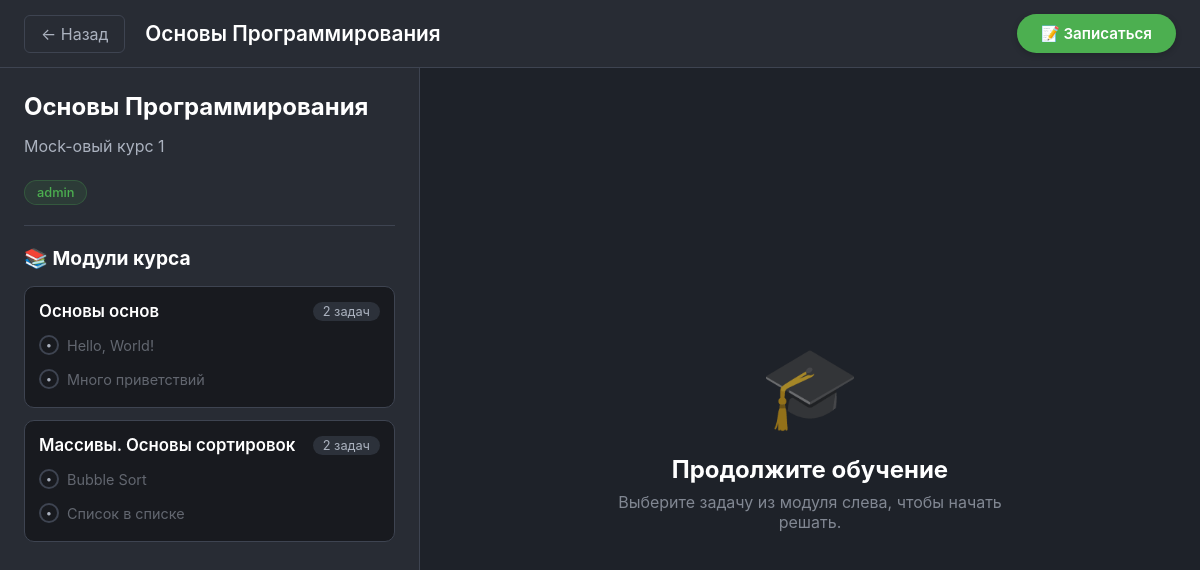
The app's page /course/1/ with its own data.
### course/models.py (models this page shows, shortened)
class Course(models.Model):
    title = models.CharField(max_length=200, verbose_name="Название курса")
    description = models.TextField(verbose_name="Описание курса")
    author = models.ForeignKey(
        settings.AUTH_USER_MODEL,
        on_delete=models.CASCADE,
        related_name='authored_courses',
        verbose_name="Автор"
    )
    created_at = models.DateTimeField(auto_now_add=True, verbose_name="Дата создания")
    class Meta:
        verbose_name = "Курс"
        verbose_name_plural = "Курсы"
        ordering = ['-created_at']

class CourseModule(models.Model):
    course = models.ForeignKey(
        Course,
        on_delete=models.CASCADE,
        related_name='modules',
        verbose_name="Курс"
    )
    title = models.CharField(max_length=200, verbose_name="Название модуля")
    order_index = models.PositiveIntegerField(default=0, verbose_name="Порядок отображения")
    class Meta:
        verbose_name = "Модуль курса"
        verbose_name_plural = "Модули курсов"
        ordering = ['order_index']

class CourseTask(models.Model):
    module = models.ForeignKey(
        CourseModule,
        on_delete=models.CASCADE,
        related_name='tasks',
        verbose_name="Модуль"
    )
    task = models.ForeignKey(
        'task.Task',
        on_delete=models.CASCADE,
        verbose_name="Задача из банка"
    )
    order_index = models.PositiveIntegerField(default=0, verbose_name="Порядок задачи в модуле")
    class Meta:
        verbose_name = "Задача курса"
        verbose_name_plural = "Задачи курсов"
        ordering = ['order_index']

### users/models.py (models this page shows, shortened)
class User(AbstractUser):
    level = models.IntegerField(default=1, verbose_name='Уровень')
    experience_points = models.IntegerField(default=0, verbose_name='Очки опыта')
    created_at = models.DateTimeField(auto_now_add=True, verbose_name='Дата регистрации')
    groups = models.ManyToManyField(
        'auth.Group',
        related_name='custom_user_set',
        blank=True,
        help_text='Группы, к которым принадлежит пользователь.',
        verbose_name='Группы'
    )
    user_permissions = models.ManyToManyField(
        'auth.Permission',
        related_name='custom_user_permissions_set',
        blank=True,
        help_text='Права пользователя.',
        verbose_name='Права'
    )
    class Meta:
        verbose_name = 'Пользователь'
        verbose_name_plural = 'Пользователи'
        db_table = 'users'

### task/models.py (models this page shows, shortened)
class Task(models.Model):
    title = models.CharField(max_length=200, verbose_name="Название")
    description = models.TextField(verbose_name="Описание")
    difficulty = models.ForeignKey(
        Difficulty,
        on_delete=models.PROTECT,
        verbose_name="Сложность"
    )
    categories = models.ManyToManyField(
        Category,
        related_name='tasks',
        verbose_name="Категории"
    )
    language = models.ForeignKey(
        ProgrammingLanguage,
        on_delete=models.PROTECT,
        verbose_name="Целевой язык"
    )
    starter_code = models.TextField(blank=True, null=True, verbose_name="Начальный код")
    solution_code = models.TextField(blank=True, null=True, verbose_name="Эталонное решение")
    time_limit_ms = models.IntegerField(default=1000, verbose_name="Лимит времени (мс)")
    memory_limit_kb = models.IntegerField(default=256000, verbose_name="Лимит памяти (КБ)")
    author = models.ForeignKey(
        settings.AUTH_USER_MODEL,
        on_delete=models.SET_NULL,
        null=True,
        related_name='created_tasks',
        verbose_name="Автор"
    )
    is_active = models.BooleanField(default=True, verbose_name="Активна")
    created_at = models.DateTimeField(auto_now_add=True, verbose_name="Дата создания")
    class Meta:
        verbose_name = "Задача"
        verbose_name_plural = "Задачи"
        ordering = ['-created_at']

### course/views.py (the view, shortened to what this page needs)
# urls.py: path('<int:pk>/', views.course_detail, name='detail'),
def course_detail(request, pk):
    course = get_object_or_404(Course, pk=pk)
    modules = course.modules.all().prefetch_related('tasks__task')
    is_enrolled = False
    solved_task_ids = []
    context = {
        'course': course,
        'modules': modules,
        'is_enrolled': is_enrolled,
        'solved_task_ids': list(solved_task_ids),
    }
    return render(request, 'course/course_detail.html', context)

### course/templates/course/course_detail.html (shortened to what this page needs)
{% load static %}
<html lang="ru">
<head>
</head>
<body>
<div class="top-bar">
    <a href="javascript:history.back()" class="back-btn">← Назад</a>
    <span class="course-title-header">{{ course.title }}</span>
    <div class="top-bar-actions">
        {% if user.is_authenticated %}
            {% if not is_enrolled %}
                <button class="btn-enroll" onclick="enrollCourse({{ course.id }})">📝 Записаться</button>
            {% else %}
                <span style="color: var(--accent); font-size: 0.9rem;">✅ Вы записаны</span>
            {% endif %}
        {% else %}
            <a href="{% url 'users:login' %}?next={{ request.path }}" class="btn-enroll" style="text-decoration: none;">📝 Записаться</a>
        {% endif %}
    </div>
</div>
<div class="main-layout">
    <div class="course-sidebar">
        <h2>{{ course.title }}</h2>
        <p class="course-desc">{{ course.description|linebreaksbr }}</p>
        <div class="course-meta">
            <span class="tag">{{ course.author.username }}</span>
        </div>
        <hr class="divider">
        <div class="modules-section">
            <h3>📚 Модули курса</h3>
            {% for module in modules %}
            <div class="module-item">
                <div class="module-header">
                    <span class="module-title">{{ module.title }}</span>
                    <span class="module-task-count">{{ module.tasks.count }} задач</span>
                </div>
                <ul class="module-tasks">
                    {% for ct in module.tasks.all %}
                    <li>
                        {% if ct.task.id in solved_task_ids %}
                            <span class="task-check done">✓</span>
                        {% else %}
                            <span class="task-check">•</span>
                        {% endif %}
                        {% if is_enrolled %}
                            <a href="{% url 'task:detail' pk=ct.task.pk %}" class="task-link">
                                {{ ct.task.title }}
                            </a>
                        {% else %}
                            <span class="task-link" style="opacity: 0.5; cursor: not-allowed;"
                                  title="Запишитесь на курс чтобы открыть задачу">
                                {{ ct.task.title }}
                            </span>
                        {% endif %}
                    </li>
                    {% empty %}
                    <li style="opacity: 0.5;">Нет задач</li>
                    {% endfor %}
                </ul>
            </div>
            {% empty %}
            <p>Модули пока не добавлены.</p>
            {% endfor %}
        </div>
    </div>
    <div class="course-content">
        <div class="big-icon">🎓</div>
        <h3>Продолжите обучение</h3>
        <p>Выберите задачу из модуля слева, чтобы начать решать.</p>
    </div>
</div>
</body>
</html>

### course/templates/course/course_detail.html (style rules this page uses)
:root { --bg-main: #181a1f; --bg-panel: #282c34; --text-main: #abb2bf; --text-heading: #ffffff; --accent: #4caf50; --border-color: #3e4451; --hover-bg: #2c313a; --warning: #e5c07b; }
* { box-sizing: border-box; margin: 0; padding: 0; }
body { font-family: -apple-system, BlinkMacSystemFont, "Segoe UI", Roboto, Helvetica, Arial, sans-serif; background-color: var(--bg-main); color: var(--text-main); height: 100vh; display: flex; flex-direction: column; }
.top-bar { background-color: var(--bg-panel); border-bottom: 1px solid var(--border-color); padding: 14px 24px; display: flex; align-items: center; gap: 20px; flex-shrink: 0; }
.back-btn { background: none; border: 1px solid var(--border-color); color: var(--text-main); padding: 8px 16px; border-radius: 6px; cursor: pointer; font-size: 1rem; transition: border-color 0.2s, color 0.2s; text-decoration: none; display: flex; align-items: center; gap: 8px; }
.course-title-header { font-size: 1.3rem; font-weight: 600; color: var(--text-heading); }
.top-bar-actions { margin-left: auto; display: flex; gap: 12px; }
.btn-enroll { background-color: var(--accent); color: #fff; border: none; padding: 10px 24px; border-radius: 40px; cursor: pointer; font-weight: 600; font-size: 0.95rem; transition: opacity 0.2s; box-shadow: 0 2px 6px rgba(0, 0, 0, 0.2); }
.main-layout { display: flex; flex: 1; min-height: 0; }
.course-sidebar { width: 35%; background-color: var(--bg-panel); border-right: 1px solid var(--border-color); padding: 24px; overflow-y: auto; }
.course-sidebar h2 { color: var(--text-heading); font-size: 1.5rem; margin-bottom: 12px; }
.course-sidebar .course-desc { line-height: 1.7; font-size: 1rem; margin-bottom: 20px; }
.course-meta { display: flex; gap: 8px; flex-wrap: wrap; margin-bottom: 20px; }
.tag { background-color: rgba(76, 175, 80, 0.12); color: var(--accent); padding: 4px 12px; border-radius: 20px; font-size: 0.8rem; font-weight: 500; border: 1px solid rgba(76, 175, 80, 0.25); }
.divider { border: none; border-top: 1px solid var(--border-color); margin: 20px 0; }
.modules-section h3 { color: var(--text-heading); margin-bottom: 16px; font-size: 1.2rem; }
.module-item { background-color: var(--bg-main); border: 1px solid var(--border-color); border-radius: 10px; padding: 14px; margin-bottom: 12px; transition: border-color 0.2s; }
.module-header { display: flex; justify-content: space-between; align-items: center; margin-bottom: 10px; }
.module-title { font-weight: 600; color: var(--text-heading); font-size: 1.05rem; }
.module-task-count { background-color: var(--hover-bg); padding: 2px 10px; border-radius: 20px; font-size: 0.8rem; color: var(--text-main); }
.module-tasks { list-style: none; display: flex; flex-direction: column; gap: 6px; }
.module-tasks li { display: flex; align-items: center; gap: 8px; font-size: 0.9rem; padding: 4px 0; }
.task-check { width: 20px; height: 20px; border-radius: 50%; border: 2px solid var(--border-color); flex-shrink: 0; display: flex; align-items: center; justify-content: center; font-size: 0.7rem; }
.task-link { color: var(--text-main); text-decoration: none; transition: color 0.2s; }
.course-content { flex: 1; display: flex; flex-direction: column; align-items: center; justify-content: center; background-color: #1e2229; padding: 40px; text-align: center; }
.course-content .big-icon { font-size: 5rem; margin-bottom: 20px; opacity: 0.6; }
.course-content h3 { color: var(--text-heading); font-size: 1.5rem; margin-bottom: 8px; }
.course-content p { color: var(--text-main); opacity: 0.7; max-width: 400px; }

### records on screen
Course: title "Основы Программирования", description "Mock-овый курс 1", author.username "admin"
CourseModule: title "Основы основ", tasks.count "2"
CourseTask: task "Hello, World!"
CourseTask: task "Много приветствий"
CourseModule: title "Массивы. Основы сортировок", tasks.count "2"
CourseTask: task "Bubble Sort"
CourseTask: task "Список в списке"
